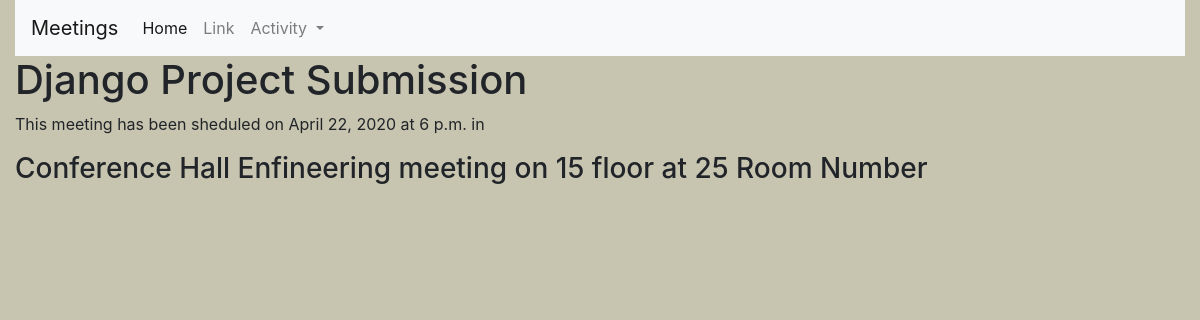
/meeting/2, run on the app's committed database.
### meeting/models.py (models this page shows, shortened)
class Meeting(models.Model):
    title = models.CharField(max_length=200)
    date = models.DateField()
    start_time = models.TimeField(default=time(10))
    duration = models.IntegerField(default=1)
    room = models.ForeignKey(Room, on_delete=models.CASCADE)

class Room(models.Model):
    name = models.CharField(max_length=250)
    floor_number = models.IntegerField()
    room_number = models.IntegerField()
    def __str__(self):
        return f"{self.name} meeting on {self.floor_number} floor at {self.room_number} Room Number"

### meeting/views.py (the view)
# urls.py: path('<int:id>', details, name='details'),
def details(request, id):
    meeting = get_object_or_404(Meeting, pk=id)
    return render(request, "meeting/details.html", {'meeting': meeting,
                                                    'message': "Created By Pradhyum Vyas",
                                                    'date': (datetime.today().date())})

### meeting/templates/meeting/details.html (shortened to what this page needs)
{% extends 'base.html' %}
{% block content %}
<div class="container-fluid pradhyum">
    <h1>{{meeting.title}}</h1>
    <p>This meeting has been sheduled on {{meeting.date}} at {{meeting.start_time}} in
    <h3>{{meeting.room}}</h3>
    </p>
</div>
{% endblock %}

### website/static/website/main.css (style rules this page uses)
body { background-color: rgb(199, 197, 176); }

### data on the page
Meeting: title "Django Project Submission", date "April 22, 2020", start_time "6 p.m.", room "Conference Hall Enfineering meeting on 15 floor at 25 Room Number"
